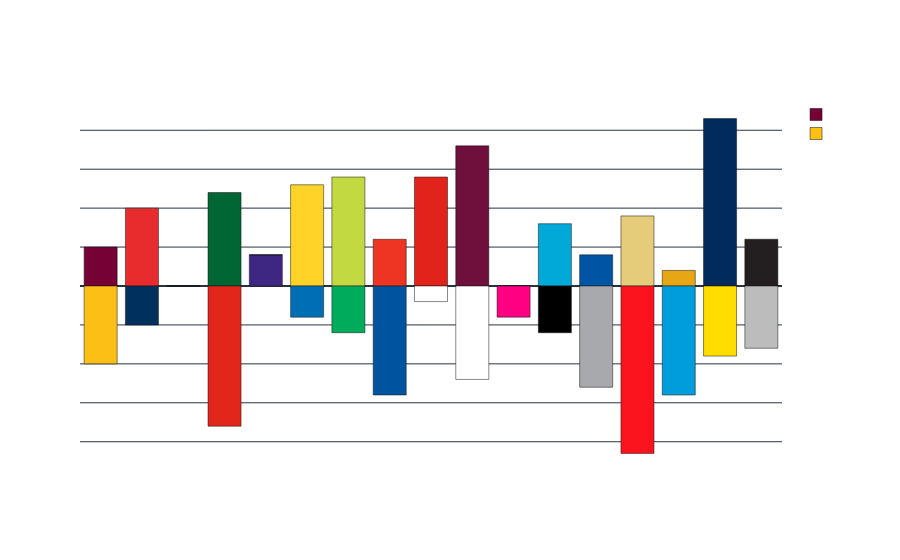

Notebook cell for this chart:
### Code cell
import plotly.graph_objects as go

# Create a bar plot using Plotly
fig = go.Figure(data=[
    go.Bar(
        x=df_attack['Teams'], 
        y=df_attack['Attack'],
        marker_color=[EV.TEAM_COLOURS[team] for team in df_attack['Teams']],
        name='Attack'
    ),
    go.Bar(
        x=merged_df['Teams'], 
        y=-merged_df['Defense'],  # Negative values for defense
        name='Defense',
        marker_color=[EV.TEAM_COLOURS_INVERSE[team] for team in merged_df['Teams']]
    ),
])

# Customize layout
fig.update_layout(
    title='Team Performance',
    xaxis_title='Team',
    yaxis_title='Attack and Defense',
    plot_bgcolor='rgba(0, 0, 0, 0)',  # Transparent plot background
    paper_bgcolor='rgba(0, 0, 0, 0)',  # Transparent paper background
    font=dict(color='white'),  # White font color
     barmode='relative', 
    template='plotly_dark'  # Dark theme template
)

# Show plot
fig.show()

### Figure 1 — Plotly figure (JSON) as saved in the notebook; plotly's stock layout.template omitted (floating-point values rounded to 4 significant figures)
{"data": [{"marker": {"color": ["#760135", "#e82c2e", "#f68b1f", "#006633", "#3E2783", "#ffd327", "#c3d941", "#ee3524", "#e2231b", "#6F0F3B", "#221F20", "#00a9d8", "#0054A4", "#E5CC7A", "#e7a614", "#002b5c", "#231f20"]}, "name": "Attack", "type": "bar", "x": ["Broncos", "Roosters", "Wests Tigers", "Rabbitohs", "Storm", "Eels", "Raiders", "Knights", "Dragons", "Sea Eagles", "Panthers", "Sharks", "Bulldogs", "Dolphins", "Titans", "Cowboys", "Warriors"], "y": [10, 20, 0, 24, 8, 26, 28, 12, 28, 36, 0, 16, 8, 18, 4, 43, 12]}, {"marker": {"color": ["#fbbf15", "#00305e", "#000000", "#e2261b", "#f9b018", "#006eb5", "#00ac5b", "#00539f", "#ffffff", "#ffffff", "#ff0082", "#000000", "#A7A9AC", "#FB141E", "#009ddc", "#ffdd00", "#bdbcbc"]}, "name": "Defense", "type": "bar", "x": ["Broncos", "Roosters", "Wests Tigers", "Rabbitohs", "Storm", "Eels", "Raiders", "Knights", "Dragons", "Sea Eagles", "Panthers", "Sharks", "Bulldogs", "Dolphins", "Titans", "Cowboys", "Warriors"], "y": [-20, -10, 0, -36, 0, -8, -12, -28, -4, -24, -8, -12, -26, -43, -28, -18, -16]}], "layout": {"barmode": "relative", "font": {"color": "white"}, "paper_bgcolor": "rgba(0, 0, 0, 0)", "plot_bgcolor": "rgba(0, 0, 0, 0)", "title": {"text": "Team Performance"}, "xaxis": {"title": {"text": "Team"}}, "yaxis": {"title": {"text": "Attack and Defense"}}}}
